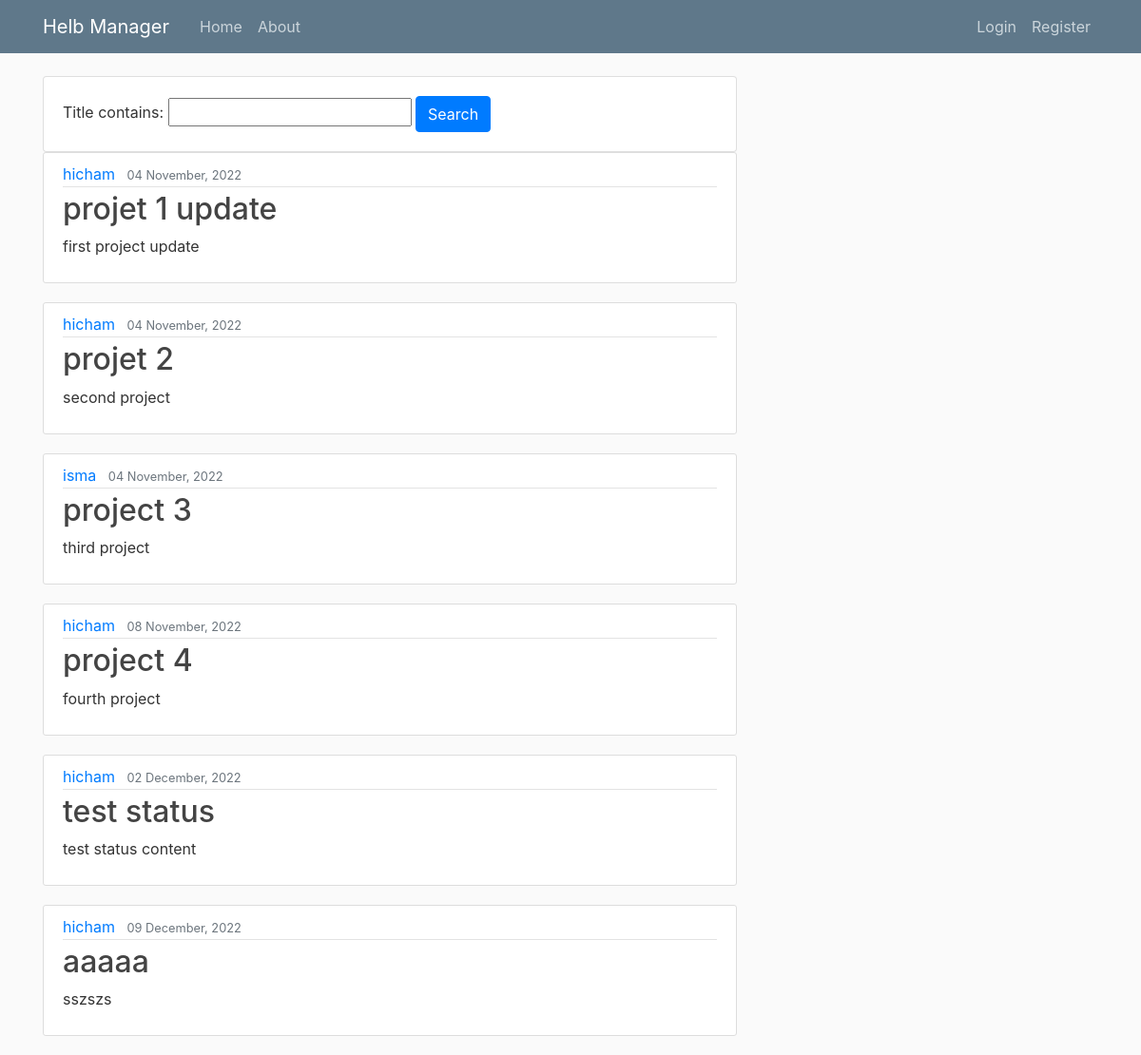
The app's page /, older data.
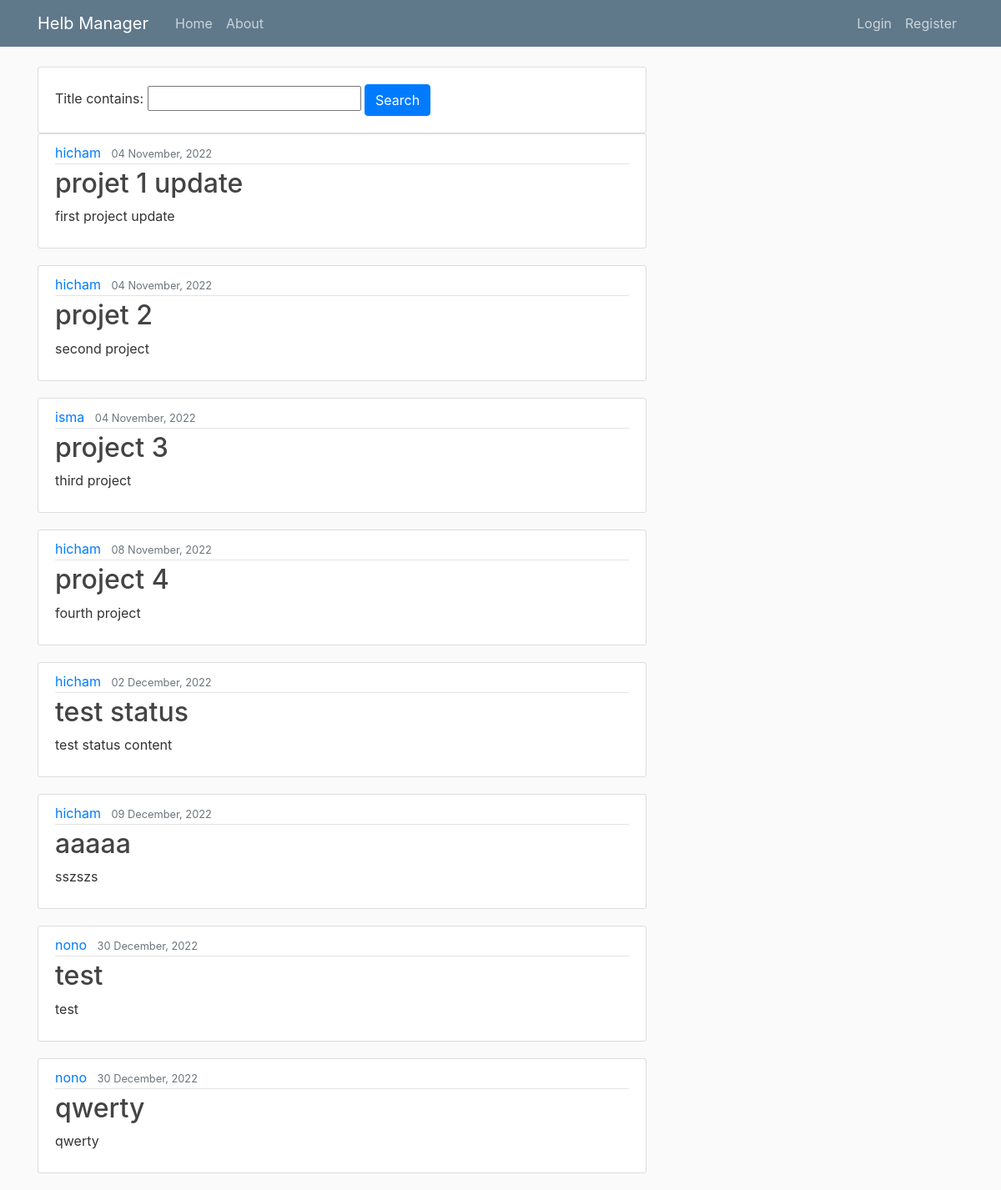
The same page, newer data.
### manager_app/models.py (models this page shows, shortened)
class Project(models.Model): #creation de la table projet dans la bd
    title = models.CharField(max_length=100) #titre de taille limité
    content = models.TextField()
    status = models.CharField(max_length=100)
    collaborators = models.CharField(max_length=100)
    date_posted = models.DateTimeField(default=timezone.now)
    author = models.ForeignKey(User, on_delete=models.CASCADE ) #user par defaut, une entree dans la table users

### manager_app/views.py (the view)
# urls.py: 2. Add a URL to urlpatterns:  path('', views.home, name='home')
def home(request):
    projects = Project.objects.all()
    filters = Filter(request.GET, queryset=projects)
    projects = filters.qs
    context = {
        'projects': projects,
        'filters': filters,
        'title': 'Home Page'
    }
    return render(request, 'manager_app/home.html', context)

### manager_app/templates/manager_app/home.html
{% extends "manager_app/base.html" %}
{% block content %}
<div class="row">
    <div class="col">
        <div class="card card-body">
            <form method="get">
                {{filters.form}}
                <button class="btn btn-primary" type="submit">Search</button>
            </form>
        </div>
    </div>
</div>
{% for project in filters.qs %}
    {% if user.username in project.collaborators or user == project.author %}
    <article class="media content-section">
      <div class="media-body">
        <div class="article-metadata">
          <a class="mr-2" href="#">{{ project.author }}</a>
          <small class="text-muted">{{ project.date_posted|date:"d F, Y" }}</small>
        </div>
        <h2><a class="article-title" href="{% url 'project-detail' project.id %}">{{ project.title }}</a></h2>
        <p class="article-content">{{ project.content }}</p>
      </div>
    </article>
    {% endif %}
{% endfor %}
{% endblock content %}

Row changes from the older to the newer data that the page shows:
added Project: author "nono", date_posted "30 December, 2022", title "test", content "test"
added Project: author "nono", date_posted "30 December, 2022", title "qwerty", content "qwerty"
